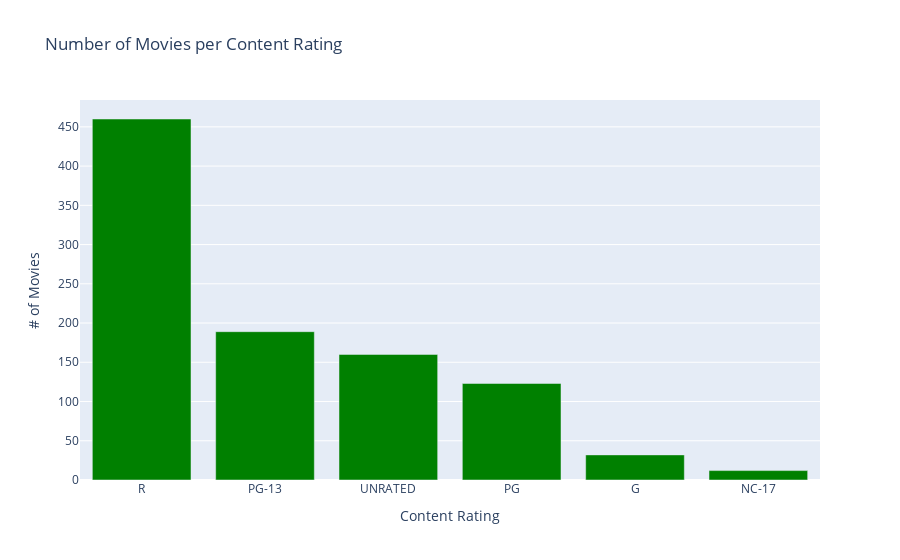

Notebook source saved alongside this figure:
### Markdown cell above
Updated bar chart with condensed content rating categories:

### Code cell
fig4 = px.bar(movies['content_rating'].value_counts(), title="Number of Movies per Content Rating",  labels={'index': 'Content Rating', 'value':'# of Movies'})
fig4.update_layout(showlegend=False)
fig4.update_traces(marker_color='green')
fig4.show()

### Figure 1 — Plotly figure (JSON) as saved in the notebook; plotly's stock layout.template omitted (floating-point values rounded to 4 significant figures)
{"data": [{"alignmentgroup": "True", "hovertemplate": "variable=content_rating<br>Content Rating=%{x}<br># of Movies=%{y}<extra></extra>", "legendgroup": "content_rating", "marker": {"color": "green"}, "name": "content_rating", "offsetgroup": "content_rating", "orientation": "v", "showlegend": true, "textposition": "auto", "type": "bar", "x": ["R", "PG-13", "UNRATED", "PG", "G", "NC-17"], "xaxis": "x", "y": [460, 189, 160, 123, 32, 12], "yaxis": "y"}], "layout": {"barmode": "relative", "legend": {"title": {"text": "variable"}, "tracegroupgap": 0}, "showlegend": false, "title": {"text": "Number of Movies per Content Rating"}, "xaxis": {"anchor": "y", "domain": [0, 1], "title": {"text": "Content Rating"}}, "yaxis": {"anchor": "x", "domain": [0, 1], "title": {"text": "# of Movies"}}}}
